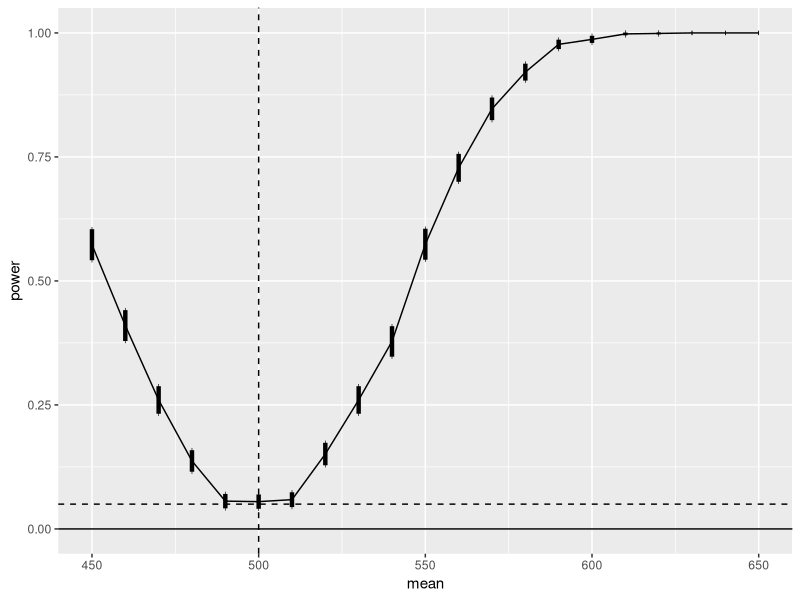
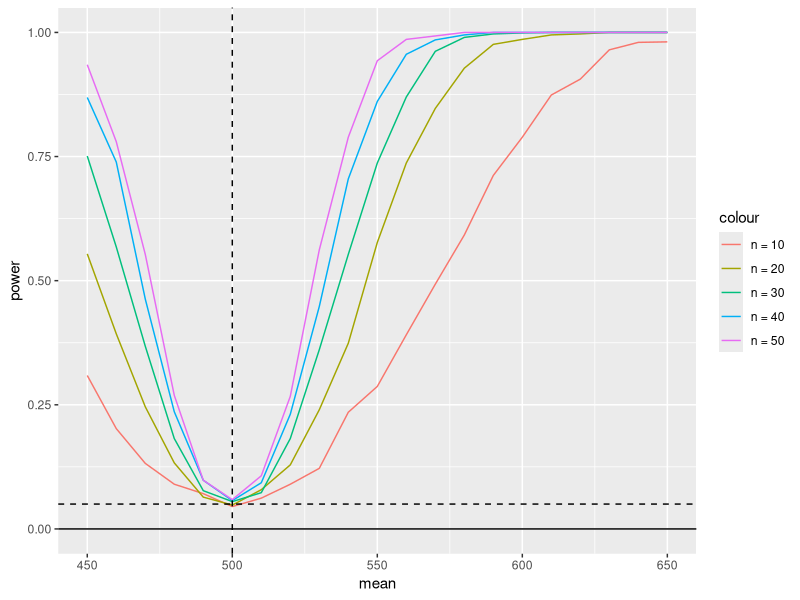

These charts were generated, in order, by the following R code: (Note: this script raises an error after producing the figures.)
#7.1 Estimate the MSE of the level k trimmed means for random samples of size 20 generated 
#from a standard Cauchy distribution. (The target parameter θ is the center or median; 
#the expected value does not exist.) Summarize the estimates of MSE in a table for 
#k = 1,2,...,9
set.seed(5)
n <- 20
K <- n/2 - 1
m <- 1000
mse.se <- matrix(0, K, 2)

trimmed.mse <- function(n, m, k)
{
    # MC est of mse for k-level trimmed mean
    tmean <- numeric(m)
    for (i in 1:m) 
    {
        x <- sort(rcauchy(n))
        tmean[i] <- sum(x[(k+1):(n-k)]) / (n-2*k)
    }
    mse.est <- mean((tmean-0)^2)
    se.mse <- sqrt(var((tmean-0)^2)/m)
    return(c(mse.est, se.mse))
}

for (k in 1:K) 
{
    mse.se[k, 1:2] <- trimmed.mse(n=n, m=m, k=k)
}

cbind(mse.se, seq(9))

#7.2 Plot the empirical power curve for the t-test in Example 7.9, changing the alternative hypothesis 
#to H1 : µ̸= 500, and keeping the significance level α= 0.05.
n <- 20
m <- 1000
mu0 <- 500
sigma <- 100
mu <- c(seq(450, 650, 10)) #alternatives
M <- length(mu)
power <- numeric(M)
for (i in 1:M) {
    mu1 <- mu[i]
    pvalues <- replicate(m, expr = {
        x <- rnorm(n, mean = mu1, sd = sigma)  #simulate under alternative mu1
        ttest <- t.test(x, alternative = "two.sided", mu = mu0)  
        ttest$p.value } )
    power[i] <- mean(pvalues <= .05)
}
se <- sqrt(power * (1-power) / m)

library(ggplot2)
df <- data.frame(mean=mu, power=power,
                 upper=power+2*se, lower=power-2*se)
ggplot(df, aes(x=mean, y=power)) +
    geom_line() +
    geom_vline(xintercept=500, lty=2) +
    geom_hline(yintercept=c(0,.05), lty=1:2) +
    geom_errorbar(aes(ymin=lower, ymax=upper), width = 0.2, lwd=1.5)


#7.3 Plot the power curves for the t-test in Example 7.9 for sample sizes 10, 20, 
#30, 40, and 50, but omit the standard error bars. Plot the curves on the same graph, 
#each in a diﬀerent color or diﬀerent line type, and include a legend. Comment on 
#the relation between power and sample size.
n <- c(10, 20, 30, 40, 50)
m <- 1000
mu0 <- 500
sigma <- 100
mu <- c(seq(450, 650, 10)) #alternatives
M <- length(mu)
power <- matrix(0, M, length(n))
for (j in 1:length(n)){
    for (i in 1:M) {
        mu1 <- mu[i]
        pvalues <- replicate(m, expr = {
            x <- rnorm(n[j], mean = mu1, sd = sigma)  #simulate under alternative mu1
            ttest <- t.test(x, alternative = "two.sided", mu = mu0)  
            ttest$p.value } )
        power[i, j] <- mean(pvalues <= .05)
    }
}

library(ggplot2)
df <- data.frame(mean=mu, power=power)
ggplot(df, aes(x=mean, y=power)) +
    geom_line(aes(y = power[,1], colour = "n = 10")) + 
    geom_line(aes(y = power[,2], colour = "n = 20")) +
    geom_line(aes(y = power[,3], colour = "n = 30")) +
    geom_line(aes(y = power[,4], colour = "n = 40")) +
    geom_line(aes(y = power[,5], colour = "n = 50")) +
    geom_vline(xintercept=500, lty=2) +
    geom_hline(yintercept=c(0,.05), lty=1:2)

#7.6 Suppose a 95% symmetric t-interval is applied to estimate a mean, but the sample 
#data are non-normal. Then the probability that the confidence interval covers the 
#mean is not necessarily equal to 0.95. Use a Monte Carlo experiment to estimate the 
#coverage probability of the t-interval for random samples of χ2(2) data with sample 
#size n = 20. Compare your t-interval results with the simulation results in Example 
#7.4. (The t-interval should be more robust to departures from normality than 
#the interval for variance.)
set.seed(5)
m = 1000
n = 20
pvalues <- replicate(m, expr = {
    x <- rchisq(n, df = 2)  #simulate 20 samples from χ2(2)
    ttest <- t.test(x, alternative = "two.sided", mu = 2)  #mean of χ2(2) is 2, see if t test captures
    ttest$p.value })
print(mean(pvalues >= .05))

#7.8 Estimate the power of the skewness test of normality against symmetric 
#Beta(α,α) distributions and comment on the results. Are the results diﬀerent for 
#heavy-tailed symmetric alternatives such as t(ν)?
a <- c(1, 2, 3, 4, 5, 10, 50, 100) #holds different values of alpha for beta distribution
pwr.beta <- numeric(length(a)) #holds the power of rejecting normality at that particular alpha
alpha <- 0.1 #confidence in normality
n <- 30
m <- 2500
cv <- qnorm(1-alpha/2, 0, sqrt(6*(n-2) / ((n+1)*(n+3)))) # critical value for the skewness test

sk <- function(x) #computes the sample skewness coeff.
{
    xbar <- mean(x)
    m3 <- mean((x - xbar)^3)
    m2 <- mean((x - xbar)^2)
    return( m3 / m2^1.5 )
}


for (j in 1:length(a))  #for each value of alpha
{
    sktests <- numeric(m)
    for (i in 1:m)        #for each replicate
    {
        x <- rt(n, df)
        sktests[i] <- as.integer(abs(sk(x)) >= cv)
    }
    pwr.beta[j] <- mean(sktests)
}
cbind(a, pwr.beta)

df <- c(1, 2, 3, 4, 5, 10, 50, 100) #holds different degrees of freedom for t distribution
pwr.t <- numeric(length(a)) #holds the power of rejecting normality at that particular df

for (j in 1:length(df))  #for each value of alpha
{
    sktests <- numeric(m)
    for (i in 1:m)        #for each replicate
    {
        x <- rt(n, df[j])
        sktests[i] <- as.integer(abs(sk(x)) >= cv)
    }
    pwr.t[j] <- mean(sktests)
}
cbind(df, pwr.t)

#7.9 Refer to Example 7.16. Repeat the simulation, but also compute the F test of 
#equal variance, at significance level α. = 0.055. Compare the power of the 
#Count Five test and F test for small, medium, and large sample sizes. 
#(Recall that the F test is not applicable for non-normal distributions.)
count5test <- function(x, y) {
    X <- x - mean(x)
    Y <- y - mean(y)
    outx <- sum(X > max(Y)) + sum(X < min(Y))
    outy <- sum(Y > max(X)) + sum(Y < min(X))
    # return 1 (reject) or 0 (do not reject H0)
    return(as.integer(max(c(outx, outy)) > 5))
}

n <- c(10, 20, 30, 40, 50, 100)
m <- 1000
sigma1 <- 1
sigma2 <- 1.5
count5 <- numeric(m)
f <- numeric(m)
power.count5 <- numeric(length(n))
power.f <- numeric(length(n))
for (j in 1:length(n))  #for each value of n
{
    for (i in 1:m)  #for each value of n
    {
        x <- rnorm(n[j], 0, sigma1)
        y <- rnorm(n[j], 0, sigma2)
        count5[i] <- count5test(x, y)
        f[i] <- as.integer(var.test(x, y, alternative = "two.sided")$p.value < 0.055)
    }
    power.count5[j] <- mean(count5)
    power.f[j] <- mean(f)
}

cbind(power.count5, n)
cbind(power.f, n)
